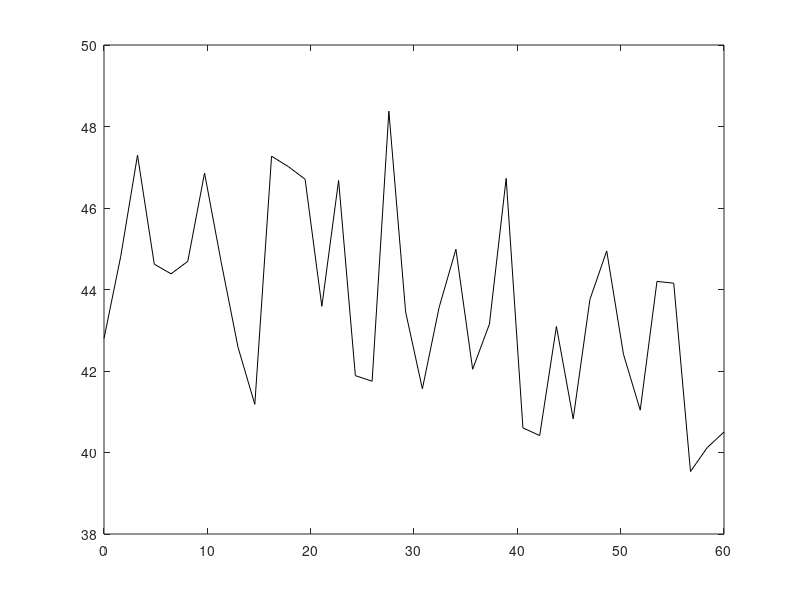

Here is the MATLAB script that generated this plot: (Note: this script raises an error after producing the figure.)
clear
close
clc

%% Save original folder
baseFolder = pwd;      

%%
% Code was used in to make Fig. 6
% Sample data is only one run for each magnetometer
% Takes each measured magnetic field from the magnetometers and plots them on one graph of field vs time. 
% Each magnetometers standard deviation and mean are saved as b_av_* or std_* depending on which device it is for

%% SENIS 3MTS magnetometer
bz_3mts = [42.797 44.817 47.297 44.621 44.385 44.691 46.858 44.657 42.58 41.181 47.271 47.017 46.706 43.588 46.676 41.887 41.749 48.376 43.45 41.563 43.563 44.988 42.043 43.151 46.726 40.604 40.416 43.094 40.826 43.759 44.946 42.412 41.039 44.198 44.155 39.534 40.121 40.503];

bz_3mts_av = mean(bz_3mts);
std_3mts = std(bz_3mts);

T_SENIS = linspace(0,60,length(bz_3mts));

figure(2)
plot(T_SENIS,bz_3mts,'k')
hold on

%% HGM09s Gaussmeter
HGM09s_data = readmatrix('gaussmeter_data_7.csv');
b_09s = HGM09s_data(:,2)*-1e6/2;
t_09s = HGM09s_data(:,1);

b_av_09s = mean(b_09s);
std_09s = std(b_09s);

plot(t_09s,b_09s,'r')

%% MPM
load('MPM over time 5')
a = normalized_array_magnitude.*1e-04;

bz_mpm = (a+0.0442)./0.00106;

b_av_mpm = mean(bz_mpm);
std_mpm = std(bz_mpm);

plot(elapsed_time_harmonic, bz_mpm,'b')


%% Plot Settings
xlabel('Time (s)')
ylabel('Bz (\muT)')

xticks([0 10 20 30 40 50 60])

xlim([0 60])
ylim([39 51])
legend('SENIS 3MTS', 'HGM09s Gaussmeter', 'MPM', 'Location', 'northeast',fontsize = 15, Box = 0) 

ax = gca;
ax.FontSize = 20 ;

grid on
